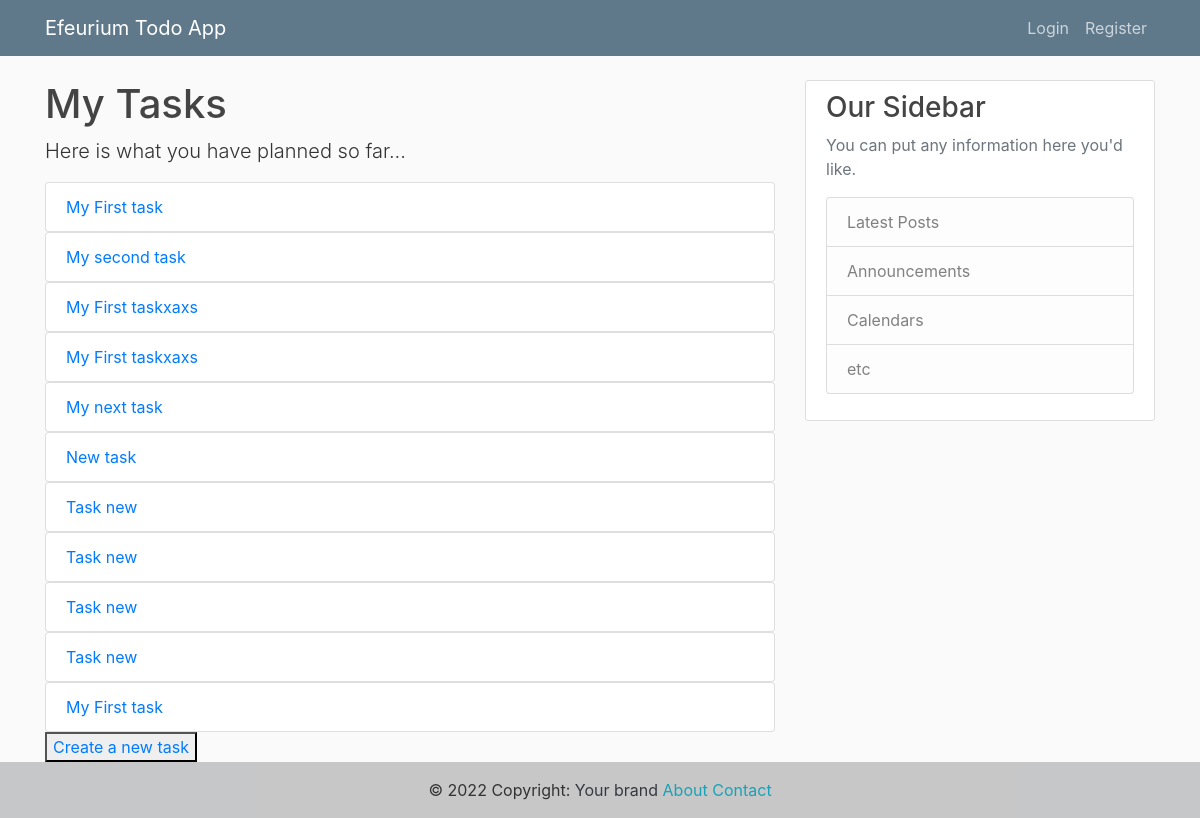
/tasks/, run on an earlier commit of the app's database.
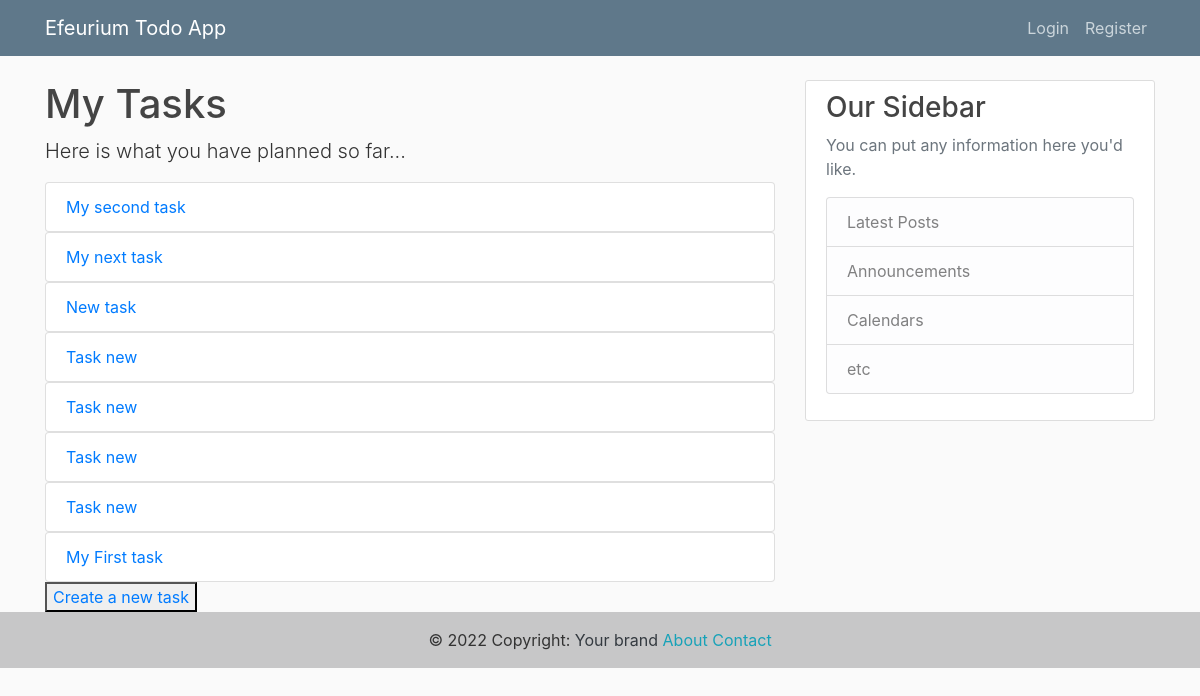
And on a later commit of the database.
### task/models.py (models this page shows)
class Task(models.Model):
    task_name = models.CharField(max_length=40)
    task_description = models.TextField()
    task_due_date = models.DateField()
    task_priority = models.IntegerField(validators=[MinValueValidator(1), MaxValueValidator(5)])

### task/views.py (the view)
# urls.py: path('tasks/', views.tasks, name= 'task-view'),
def tasks(request):
    todos = Task.objects.all()
    context = {
        "tasks": todos
    }
    return render(request, 'task/tasks.html', context)

### task/templates/task/tasks.html
{% extends 'task/base.html' %}
{% block content %}
    <h1>My Tasks</h1>
    <p class="lead">
        Here is what you have planned so far...
      </p>
    <ol class="list-group list-group-numbered">
        {% for task in tasks %}
            <a href="/task{{ task.id }}"><li class="list-group-item">{{ task.task_name }}</li></a>
        {% endfor %}
    </ol>
    <button><a href="{% url 'task-add' %}">Create a new task</a></button>
{% endblock content %}

What changed in the data, as far as the page shows it:
removed Task: task_name "My First task"
removed Task: task_name "My First taskxaxs"
removed Task: task_name "My First taskxaxs"
